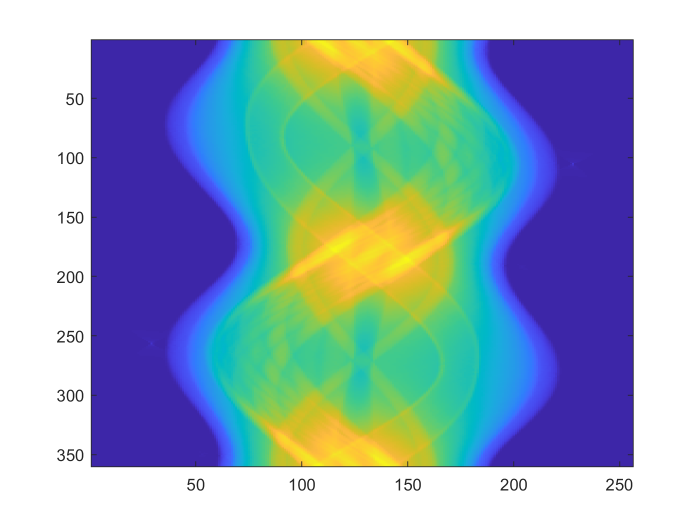
#> input picture AI study/치아/images/data_ori.png, 1400 x 1050 px (shown at 1/2 size)
$ jupyter execute --allow-errors 'RCNN3(120)_test-50-250-imagehandling.ipynb'
#> lines starting #> are read from the running program, lines starting #| are printed output that depends on the picture; after the words box and inside, x2 and y2 are one past the last pixel; in counts of white or black regions, pixels touching at a corner belong together
[cell 1]
import tensorflow as tf
import cv2

from tensorflow.keras import datasets, layers, models

[cell 2]
f = open("images/sino0.txt", 'r')
#> (reads 치아/images/sino0.txt from the repository)
line0 = f.read()
print(line0)
f.close

[cell 3]
import numpy as np
metal0_img = np.empty((256,360))
k = 0
l = 0
for i, j in enumerate(line0):
    if j == '\t':
        metal0_img[k,l] = float(line0[i-14:i])
        k = k+1
        if k == 256:
            k = 0
            l = l+1

[cell 4]
import matplotlib.pyplot as plt
from mpl_toolkits.axes_grid1 import make_axes_locatable
import numpy as np

plt.imshow(metal0_img)
plt.colorbar

[cell 5]
metal0_img.shape

#> (a cell that did not finish here is left out)

[cell 7]
import numpy as np

ori_img = metal0_img
line = np.zeros((256,360))
test_img = metal0_img
for j in range(360-2):
    for i in range(256-2):
        if (ori_img[i, j] < ori_img[i+1, j]) & (ori_img[i+1, j] > ori_img[i+2, j]):
            line[i,j] = 1
            test_img[i,j] = 0
plt.imshow(test_img)
plt.colorbar

[cell 8]
import numpy as np

ori_img = metal0_img
line = np.zeros((256,360))
test_img = metal0_img
for j in range(360-2):
    for i in range(256-2):
        if (ori_img[i, j] < ori_img[i+1, j]) & (ori_img[i+1, j] > ori_img[i+2, j]):
            line[i,j] = 1
            test_img[i:i+1,j] = 0
plt.imshow(test_img)
plt.colorbar

[cell 9]
plt.imshow(metal0_img)
plt.colorbar
plt.axis('off'), plt.xticks([]), plt.yticks([])
plt.tight_layout()
plt.subplots_adjust(left = 0, bottom = 0, right = 1, top = 1, hspace = 0, wspace = 0)
plt.savefig('images/metal0_img.jpg', bbox_inches = 'tight', pad_inches=0, dpi=100)

[cell 10]
img = cv2.imread('images/metal0_img.jpg', cv2.IMREAD_COLOR)
img_gray = cv2.cvtColor(img, cv2.COLOR_BGR2GRAY)
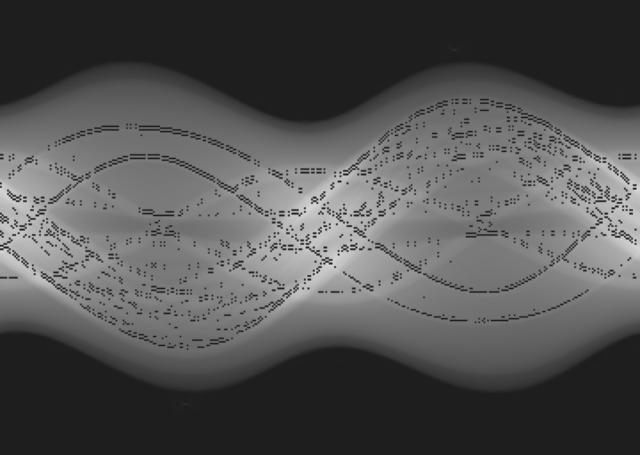
#> img_gray: shape (455, 640); min 18, max 226, mean 83
ret, thresh = cv2.threshold(img_gray, 127, 255, 0)
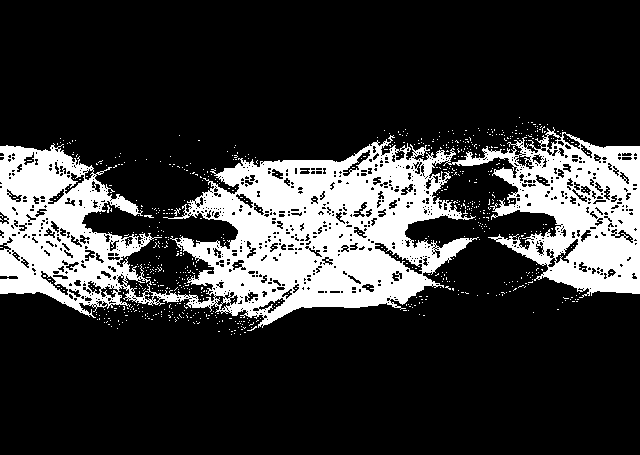
#> thresh: shape (455, 640); 21% white; 757 white regions (755 under 20 px)
contours, hierarchy = cv2.findContours(thresh, cv2.RETR_TREE, cv2.CHAIN_APPROX_SIMPLE)
#> contours = 1848 contours, 1639 with area under 20; largest, box (x1, y1, x2, y2) and area: (0, 127, 640, 328) 67770, (374, 242, 423, 275) 368, (342, 149, 371, 177) 209, (555, 238, 579, 264) 197, (40, 270, 69, 296) 196
cv2.drawContours(img, contours, -1, (0, 255, 0), 3)
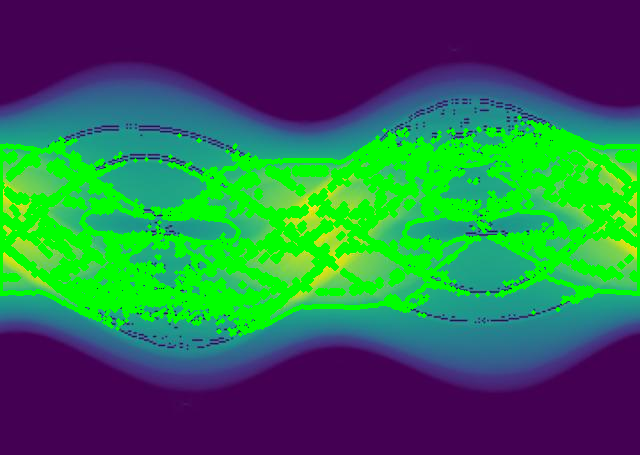
#> img: shape (455, 640, 3); mean B, G, R 83, 106.6, 49.4

[cell 11]
cv2.imshow('ori', img)
cv2.imshow('ori_contours', thresh)
cv2.waitKey(0)

[cell 12]
img = cv2.imread('images/metal0_img.jpg', cv2.IMREAD_COLOR)
warped = cv2.cvtColor(img, cv2.COLOR_BGR2GRAY)
warped = cv2.adaptiveThreshold(warped, 255, cv2.ADAPTIVE_THRESH_MEAN_C, cv2.THRESH_BINARY, 11, 2)
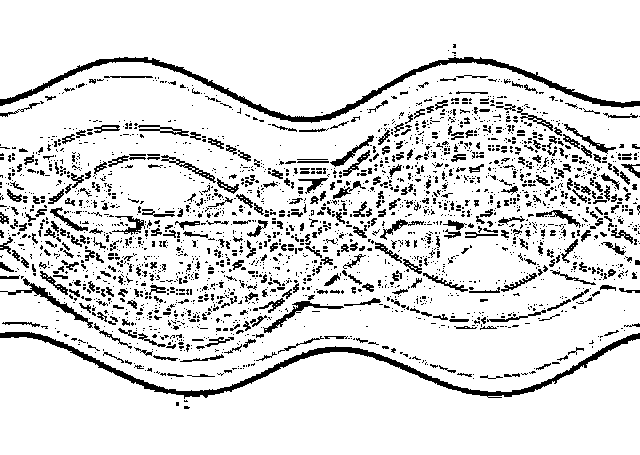
#> warped: shape (455, 640); 87.4% white; black in thin lines or dots, all inside (x1, y1, x2, y2) = (0, 44, 640, 409)

[cell 13]
cv2.imshow("ori", img)
cv2.imshow('ori_Scanned', warped)
cv2.waitKey(0)

[cell 14]
plt.imshow(warped)
plt.colorbar
plt.axis('off'), plt.xticks([]), plt.yticks([])
plt.tight_layout()
plt.subplots_adjust(left = 0, bottom = 0, right = 1, top = 1, hspace = 0, wspace = 0)
plt.savefig('images/warped.jpg', bbox_inches = 'tight', pad_inches=0, dpi=100)

[cell 15]
image_gray = cv2.imread('images/data_ori.png', cv2.IMREAD_GRAYSCALE)
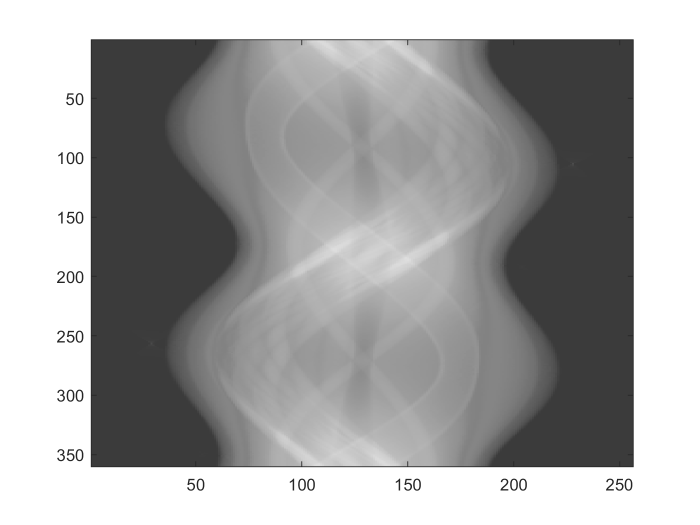
#> image_gray: shape (1050, 1400) (shown at 1/2 size); min 38, max 255, mean 165.6
# 픽셀 강도의 중간값을 계산
median_intensity = np.median(image_gray)
#> median_intensity = 163

# 중간 픽셀 강도에서 위아래 1 표준편차 떨어진 값을 임곗값으로 지정
lower_threshold = int(max(0, (0.05 - 0.00033) * median_intensity))
#> lower_threshold = 8
upper_threshold = int(min(255, (0.05 + 0.00033) * median_intensity))
#> upper_threshold = 8
# Canny edge detection 적용
image_canny = cv2.Canny(image_gray, lower_threshold, upper_threshold)
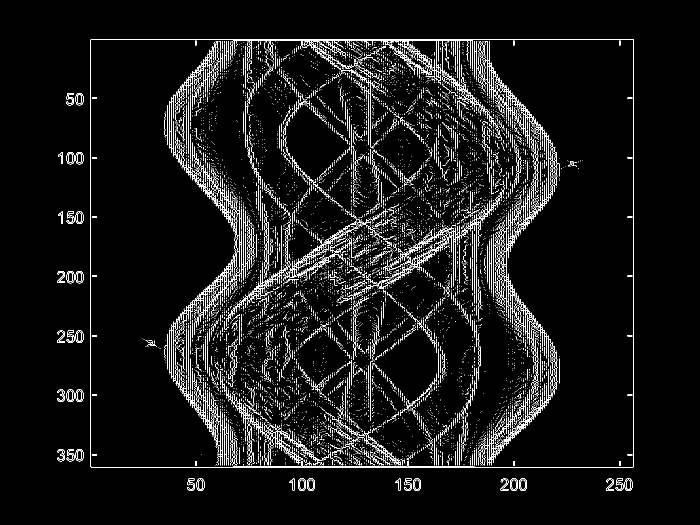
#> image_canny: shape (1050, 1400) (shown at 1/2 size); 5.1% white in thin lines or dots, all inside (x1, y1, x2, y2) = (114, 78, 1268, 982)

plt.imshow(image_canny, cmap='gray')
plt.show()

[cell 16]
image_bgr = cv2.imread('images/data1.png')
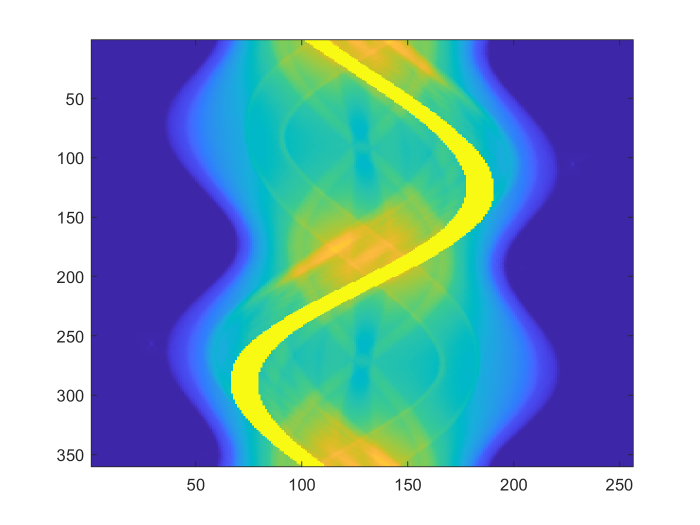
#> input picture AI study/치아/images/data1.png, 1400 x 1050 px (shown at 1/2 size)
#> image_bgr is the input picture: shape (1050, 1400, 3); mean B, G, R 194, 170.8, 140.4
image_rgb = cv2.cvtColor(image_bgr, cv2.COLOR_BGR2RGB)
# 초기 마스크 생성
mask = np.zeros(image_rgb.shape[:2], np.uint8)
# 사각형 좌표: 시작점의 x,y  ,넢이, 너비
rectangle = (0, 56, 1000, 1200)
# grabCut에 사용할 임시 배열 생성
bgdModel = np.zeros((1, 65), np.float64)
fgdModel = np.zeros((1, 65), np.float64)

# grabCut 실행
cv2.grabCut(image_rgb, # 원본 이미지
           mask,       # 마스크
           rectangle,  # 사각형
           bgdModel,   # 배경을 위한 임시 배열
           fgdModel,   # 전경을 위한 임시 배열
           5,          # 반복 횟수
           cv2.GC_INIT_WITH_RECT) # 사각형을 위한 초기화
# 배경인 곳은 0, 그 외에는 1로 설정한 마스크 생성
mask_2 = np.where((mask==2) | (mask==0), 0, 1).astype('uint8')

# 이미지에 새로운 마스크를 곱행 배경을 제외
image_rgb_nobg = image_rgb * mask_2[:, :, np.newaxis]
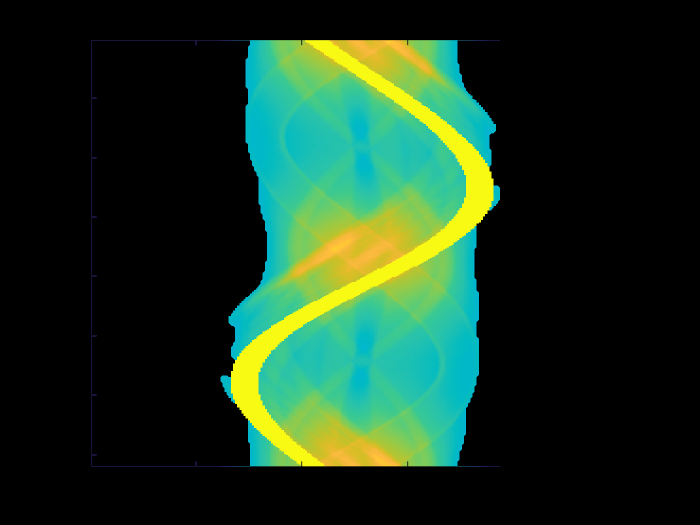
#> image_rgb_nobg: shape (1050, 1400, 3) (shown at 1/2 size); mean R, G, B 26.6, 53.8, 32.4

# plot
plt.imshow(image_rgb_nobg)
plt.show()

[cell 17]
f = open("images/sino3.txt", 'r')
#> (reads AI study/치아/images/sino3.txt from the repository)
line = f.read()
print(line)
f.close

[cell 18]
import numpy as np
metal3_img = np.empty((256,360))
k = 0
l = 0
for i, j in enumerate(line):
    if j == '\t':
        metal3_img[k,l] = float(line[i-14:i])
        k = k+1
        if k == 256:
            k = 0
            l = l+1

[cell 19]
plt.imshow(metal3_img)
plt.colorbar
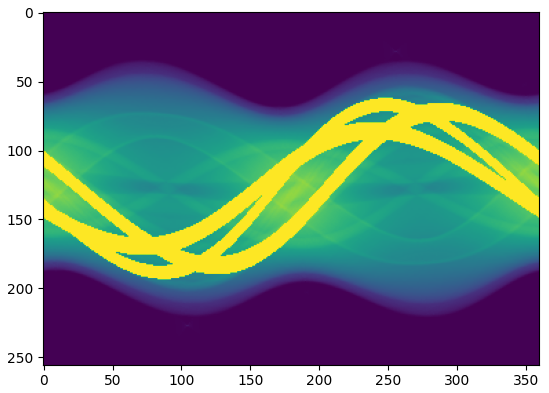
#> figure drawn by matplotlib, 1 panel

[cell 20]
metal3_img.shape

[cell 21]
result_img = metal0_img
window_size = 3

k = 0
z = 0

for i in range(256-window_size):
    for j in range(120-window_size):
        if 0 in result_img[i:i+window_size,j:j+window_size]:
            z=0
        else:
            if 300 in result_img[i:i+window_size,j:j+window_size]:
                z = 0
            else:
                if result_img[i+window_size,j] >= 250:
                    z = 0
                else:
                    if result_img[i+window_size,j] <= 50:
                        z = 0
                    else:
                        k = k+1
train_data = np.empty((k,window_size,window_size,1))
result_data = np.empty((k,1))

#> (a cell that did not finish here is left out)

[cell 23]
a = [0,1,2,3,4]
a[0:3]

[cell 24]
k = 0

for i in range(256-window_size):
    for j in range(120-window_size):
        if 0 in result_img[i:i+window_size,j:j+window_size]:
            z=0
        else:
            if 300 in result_img[i:i+window_size,j:j+window_size]:
                z = 0
            else:
                if result_img[i+window_size,j] >= 250:
                    z = 0
                else:
                    if result_img[i+window_size,j] <= 50:
                        z = 0
                    else:
                        for v in range(window_size):
                            for w in range(window_size):
                                train_data[k,w,v,0] = result_img[i+w,j+v]
                        result_data[k,0] = int(result_img[i+window_size,j])
                        k = k+1
print(train_data.shape)
print(result_data.shape)

#> (the rest of this cell did not finish here and is left out)

[cell 25]
test_img = metal3_img

#> (a cell that did not finish here is left out)

[cell 27]
plt.figure(figsize=(8,12))
plt.imshow(test_img[:,0:120])
plt.colorbar
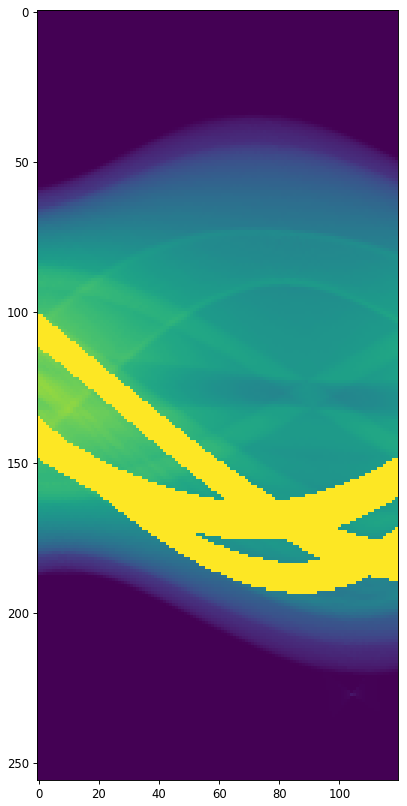
#> figure drawn by matplotlib, 1 panel
